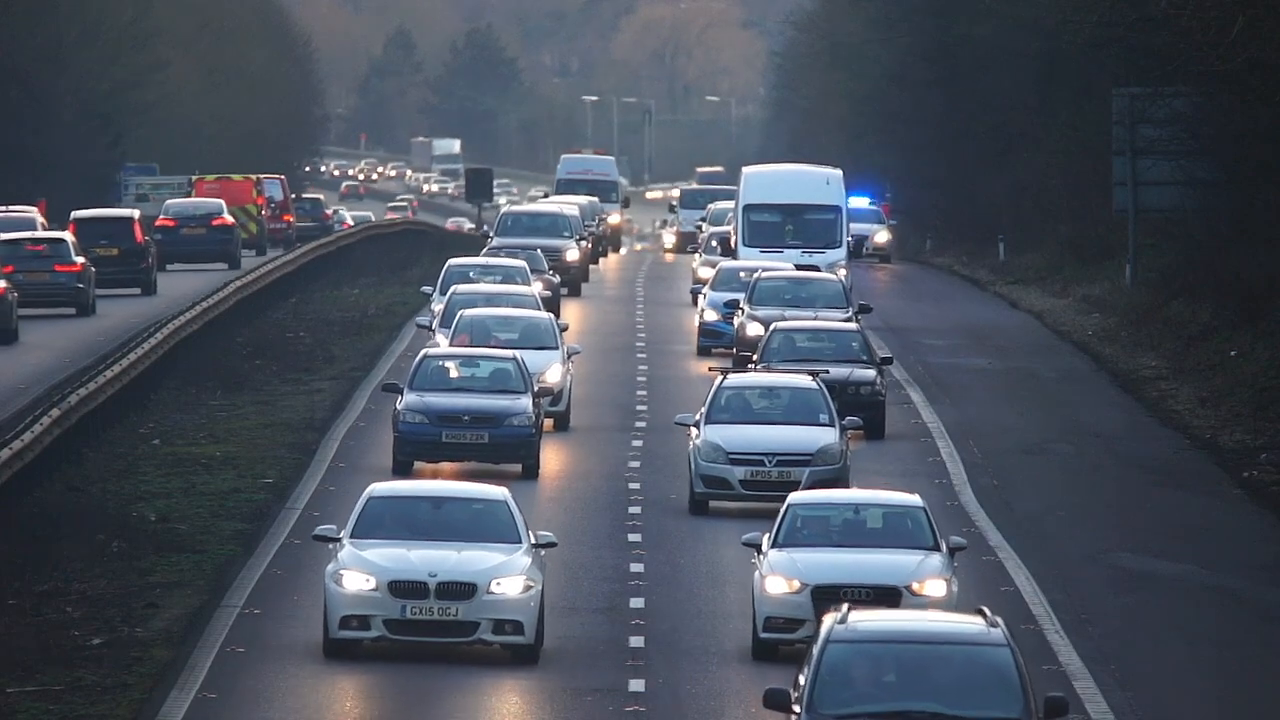
#> input picture frame 13 of Car Counter using openCV/input4.mp4, 1280 x 720 px, given in place of video.mp4, which was not available
$ python car_counter.py
#> lines starting #> are read from the running program, lines starting #| are printed output that depends on the picture; pictures that were not available may be replaced by others from this repository, and a replacement may not be noted
import cv2 as cv
import numpy as np

# initialize variable

line_pos = 550
min_width = 80
min_height = 80
counter = 0
offset = 6

# Read the video

Capture = cv.VideoCapture(r"D:\Python\OpenCV\Car Counter using openCV\video.mp4")

# Initialize subtructor

algo = cv.bgsegm.createBackgroundSubtractorMOG()

# Creating function

def center_handle(x,y,w,h):
    x1 = int(w/2)
    y1 = int(h/2)
    cx = x+x1
    cy = y+y1
    return cx, cy

detect = []

# Main Code

while True:
    ret, frame = Capture.read()
#> frame is the input picture: shape (720, 1280, 3); mean B, G, R 94.8, 81.9, 74.5
    gray = cv.cvtColor(frame, cv.COLOR_BGR2GRAY)
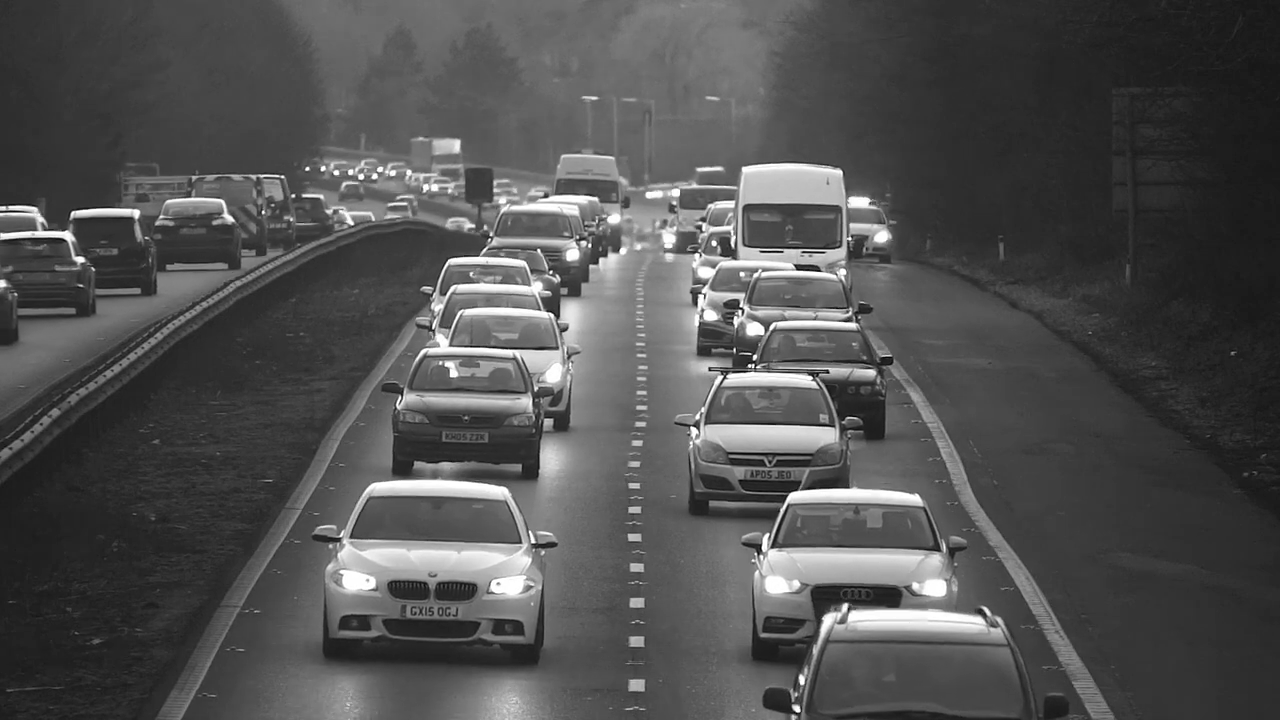
#> gray: shape (720, 1280); min 0, max 255, mean 81.1
    blur = cv.GaussianBlur(gray, (7,7), 5)
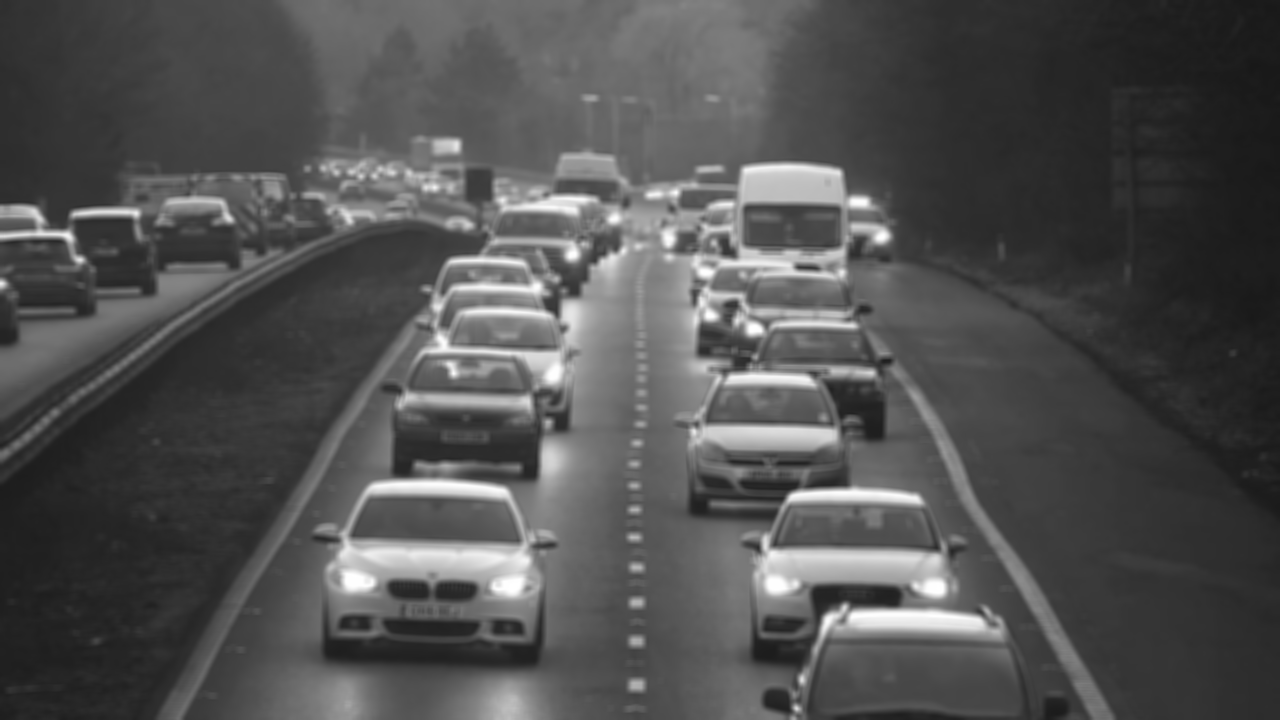
#> blur: shape (720, 1280); min 24, max 255, mean 81.1

    # Applying on each frame
    img_sub = algo.apply(blur)
#> img_sub: shape (720, 1280); every value is 0
    dilat = cv.dilate(img_sub, np.ones((12,12)))
    kernal = cv.getStructuringElement(cv.MORPH_ELLIPSE, (12,12))
    video_ROI = cv.morphologyEx(dilat, cv.MORPH_CLOSE, kernal)
    video_ROI = cv.morphologyEx(video_ROI, cv.MORPH_CLOSE, kernal)

    contours, h = cv.findContours(video_ROI, cv.RETR_TREE, cv.CHAIN_APPROX_SIMPLE)
#> contours = []; h = None

    # Draw line and rectangle on video

    cv.line(frame, (25, line_pos), (1200, line_pos), (255,127,0), 3)
    for (i,c) in enumerate(contours):
        (x,y,w,h) = cv.boundingRect(c)
        validate_contour = (x>=min_width) and (x>=min_height)
        if not  validate_contour:
            continue

        cv.rectangle(frame, (x,y), (x+w, y+h), (0,255,0), 2)
        # cv.putText(frame, "Vehicle:"+str(counter), (x, y-20), cv.FONT_HERSHEY_COMPLEX, 1, (124,0,255), 2)


        center = center_handle(x,y,w,h)
        detect.append(center)
        cv.circle(frame, center, 4, (0,0,255), -1)

        for (x,y) in detect:
            if y<(line_pos + offset) and y>(line_pos - offset):
                counter += 1
            cv.line(frame, (25, line_pos), (1200, line_pos), (0,127,255), 3)
            detect.remove((x,y))
            print(f"Number of vehicle: {counter}")
#> this loop made 0 passes
#> after the loop, counter = 0; detect = []

    cv.putText(frame, "No. of Vehicle:"+str(counter), (450,70), cv.FONT_HERSHEY_COMPLEX, 2, (0,0,255), 3)
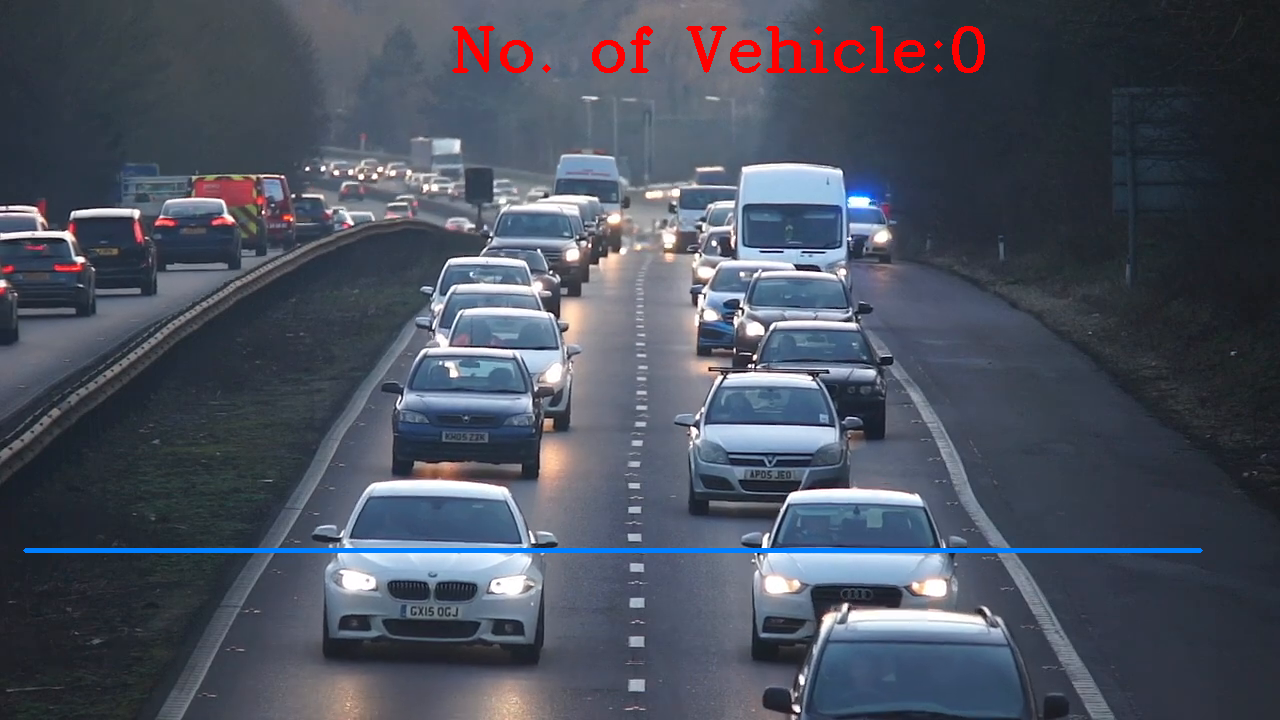
#> frame: shape (720, 1280, 3); mean B, G, R 94.9, 81.4, 75.1

    cv.imshow("Orignal Video", frame)

    if cv.waitKey(20) & 0xFF == ord(' '):
#> (key Esc is pressed here)
        break

cv.destroyAllWindows()
Capture.release()

$ run again, starting later in the video
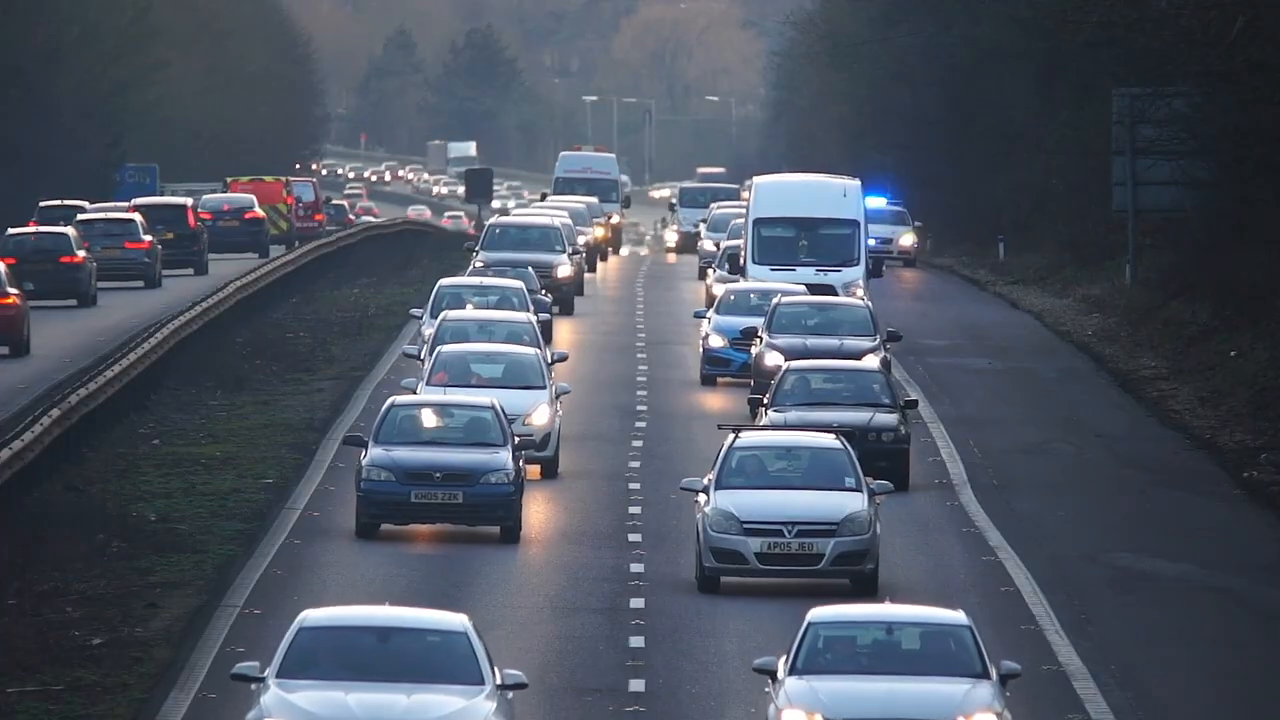
#> input picture frame 61 of Car Counter using openCV/input4.mp4, 1280 x 720 px, given in place of video.mp4, which was not available
#> frame is the input picture: shape (720, 1280, 3); mean B, G, R 97.9, 84.3, 76.6
#> `blur = cv.GaussianBlur(gray, (7,7), 5)`:
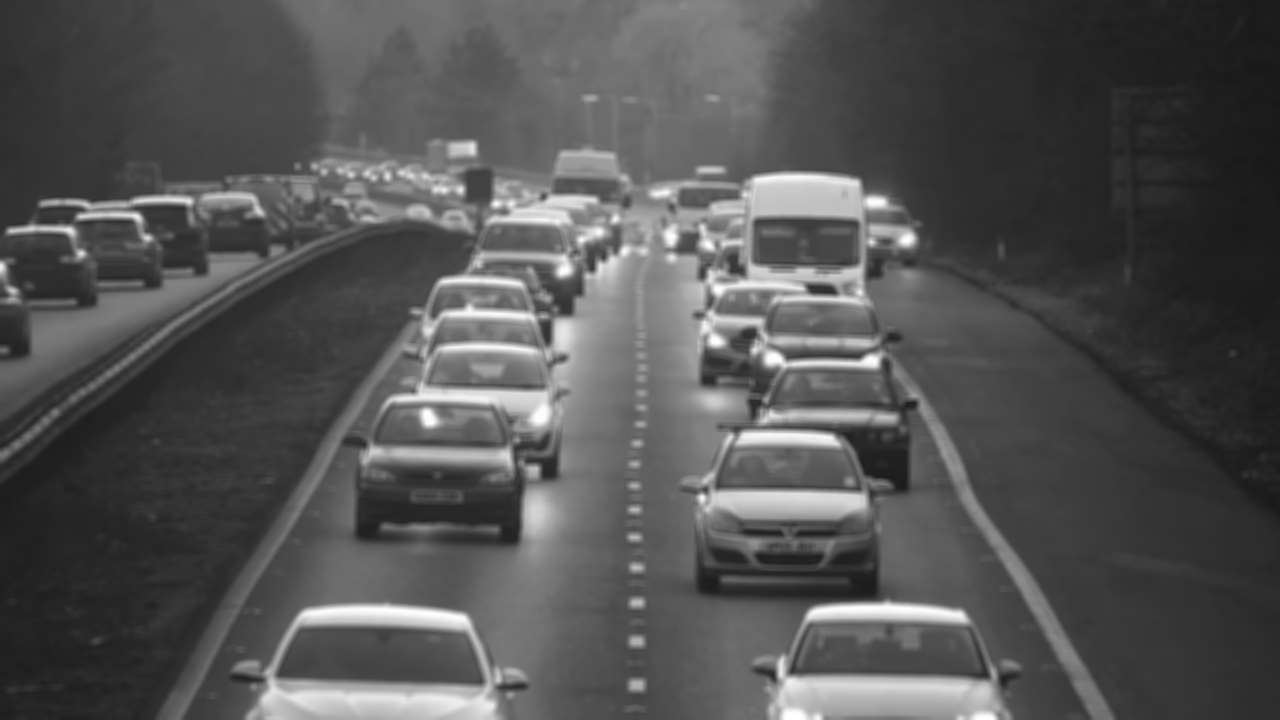
#> blur: shape (720, 1280); min 23, max 255, mean 83.5
#> img_sub: shape (720, 1280); every value is 0
#> contours = []; h = None
#> after the loop `for (i,c) in enumerate(contours):`: counter = 0; detect = []
#> `cv.putText(frame, "No. of Vehicle:"+str(counter), (450,70), cv.FONT_HE..`:
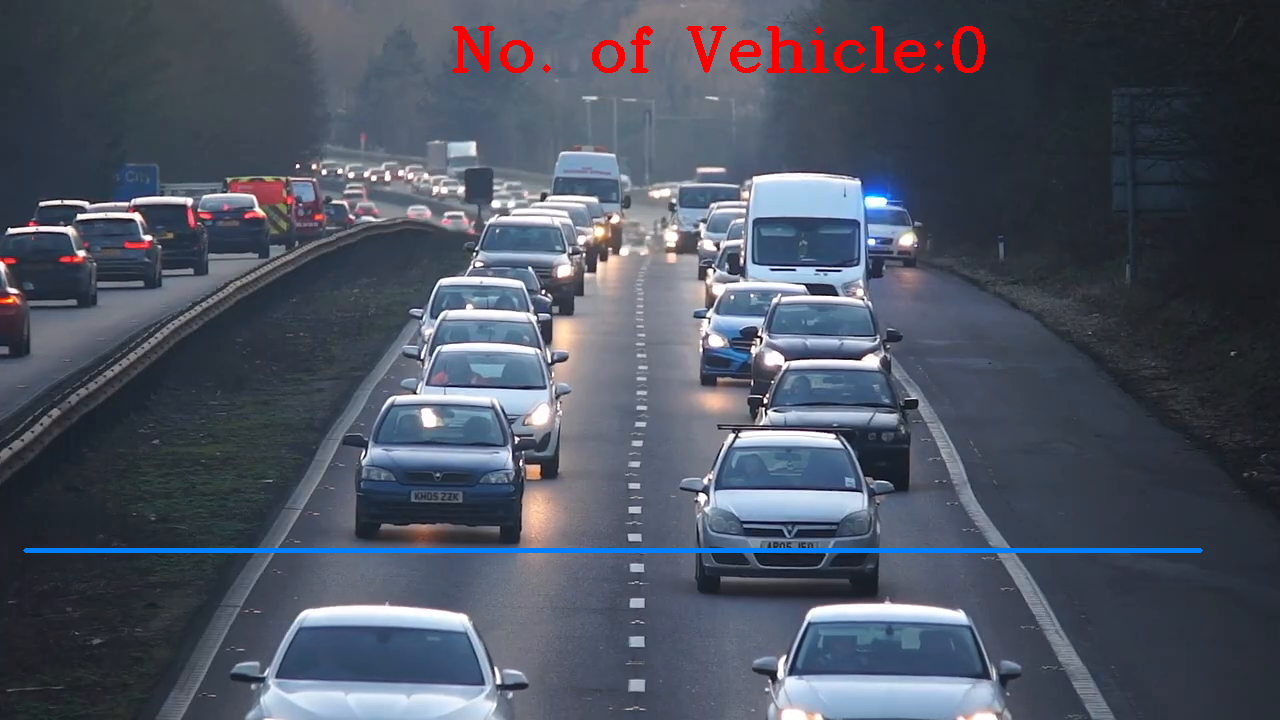
#> frame: shape (720, 1280, 3); mean B, G, R 98.2, 84, 77.4

$ run again, starting later in the video
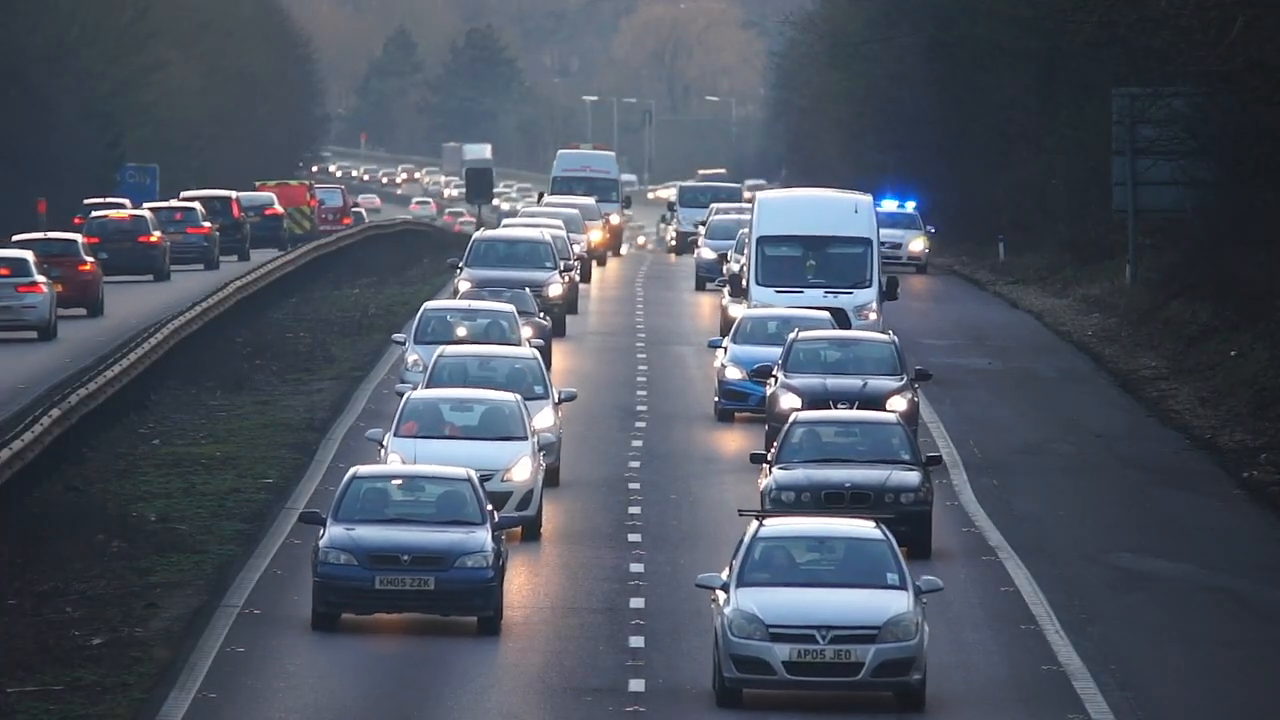
#> input picture frame 109 of Car Counter using openCV/input4.mp4, 1280 x 720 px, given in place of video.mp4, which was not available
#> frame is the input picture: shape (720, 1280, 3); mean B, G, R 97.1, 84.1, 76.8
#> `blur = cv.GaussianBlur(gray, (7,7), 5)`:
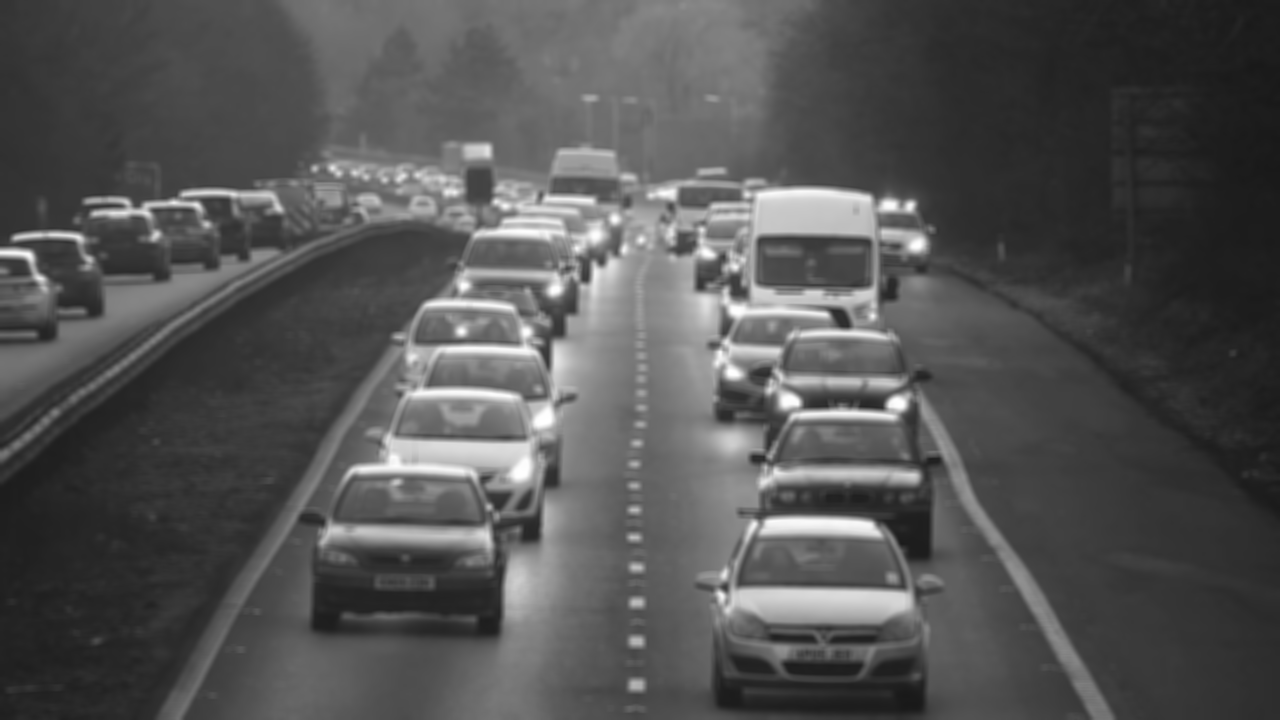
#> blur: shape (720, 1280); min 25, max 255, mean 83.4
#> img_sub: shape (720, 1280); every value is 0
#> contours = []; h = None
#> after the loop `for (i,c) in enumerate(contours):`: counter = 0; detect = []
#> `cv.putText(frame, "No. of Vehicle:"+str(counter), (450,70), cv.FONT_HE..`:
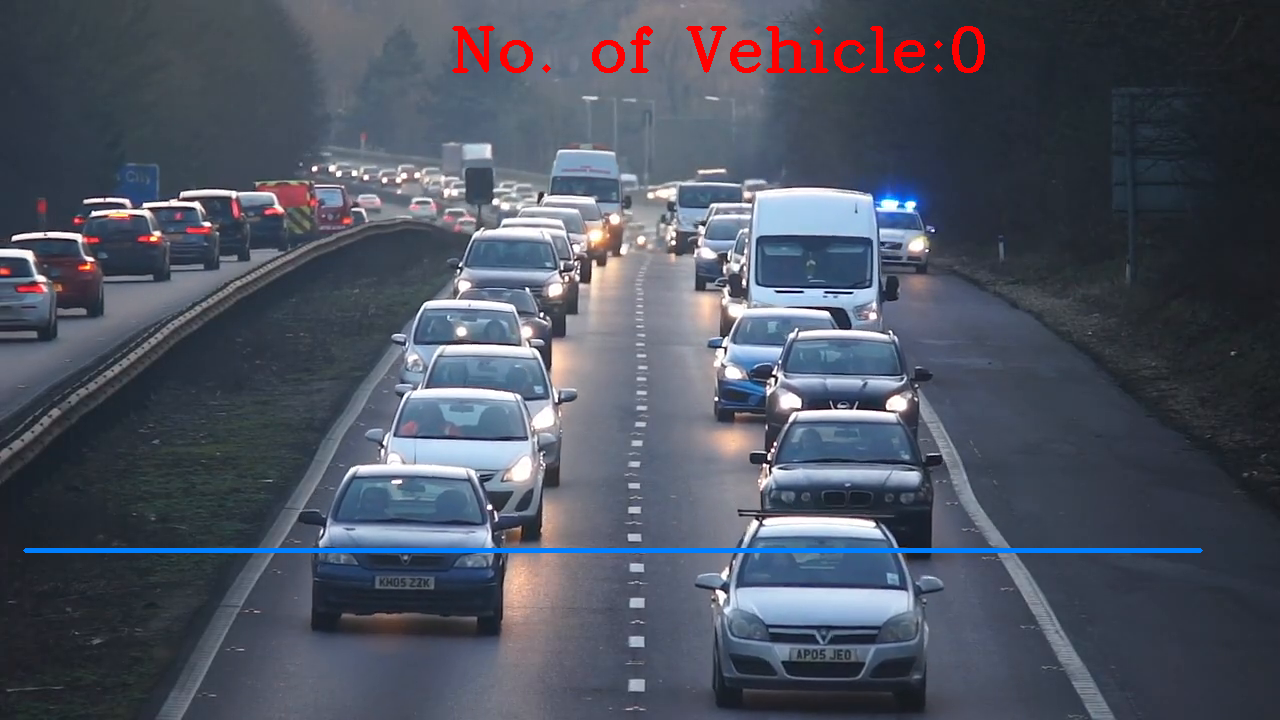
#> frame: shape (720, 1280, 3); mean B, G, R 97.4, 83.7, 77.7
